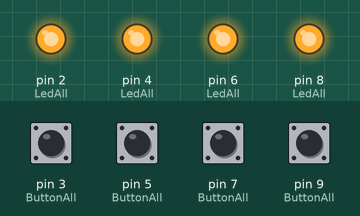
Simulated run of this sketch. Board: SparkFun Pro Micro, built with avr-gcc and run on an emulated ATmega32U4. Parts: output pins drawn as LEDs (lit = HIGH). Dashed ring = blinking. Inputs (shaded band) come from the test bench; at power-on: pin 3 (ButtonAll), pin 5 (ButtonAll), pin 7 (ButtonAll), pin 9 (ButtonAll) HIGH. USB keyboard and mouse output is not drawn.

Above: at 1.2 s.
1.3 s: pin 5 (ButtonAll) pulled LOW for 1 s
At 1.6 s:
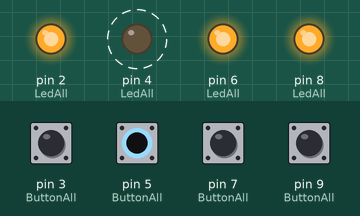
4.3 s: pin 3 (ButtonAll) pulled LOW for 0.15 s
At 5.71 s:
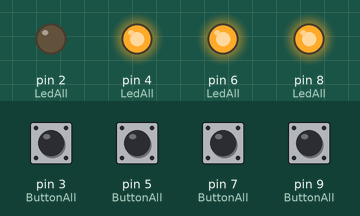
7.3 s: pin 7 (ButtonAll) pulled LOW for 0.15 s
At 7.6 s:
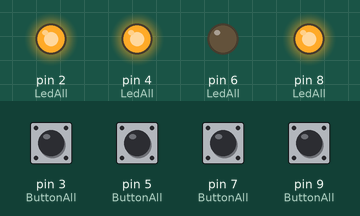
9.2 s: pin 9 (ButtonAll) pulled LOW for 0.15 s
At 9.5 s:
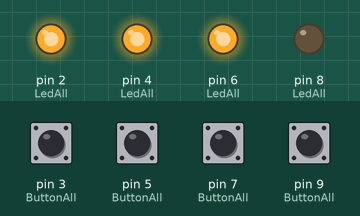
Timing chart, 0 to 12.1 s (numbered marks = the images above; inputs shaded):
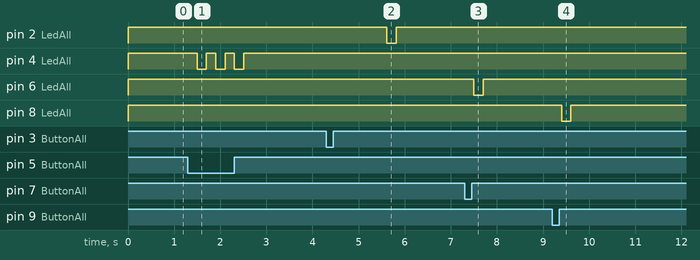

Measured:
- after the input at 1.3 s, pin 4 (LedAll): alternates HIGH for 0.20 s and LOW for 0.20 s, 6 changes in all, then stays HIGH, starting after 0.20 s
- after the input at 4.3 s, pin 2 (LedAll): HIGH → LOW after 1.3 s, → HIGH 0.20 s later
- after the input at 7.3 s, pin 6 (LedAll): HIGH → LOW after 0.20 s, → HIGH 0.20 s later
- after the input at 9.2 s, pin 8 (LedAll): HIGH → LOW after 0.20 s, → HIGH 0.20 s later

The sketch:

Macro_Keyboard-Model-MK_B4_LINE_PCB.ino
```cpp
#include <Keyboard.h> //ดึงการทำงานสำหรับจำรองKeyboard(คีบอร์ด)

//ค่าตัวแปรประเภทจำนวนเต็ม เพื่อใช้กำหนดรับค่าPIN(ขาต่างๆ)ของArduino Pro Micro Atmega32u4
int Button_1 = 3; //ตัวแปรButton_1 กำหนดให้มีค่าคือ3 เพื่อเตรียมกำหนดการรับค่าที่Pin(ขา)3 ในชุดคำสั่งต่อไป
int Button_2 = 5; //ตัวแปรButton_2 กำหนดให้มีค่าคือ5 เพื่อเตรียมกำหนดการรับค่าที่Pin(ขา)5 ในชุดคำสั่งต่อไป
int Button_3 = 7; //ตัวแปรButton_3 กำหนดให้มีค่าคือ7 เพื่อเตรียมกำหนดการรับค่าที่Pin(ขา)7 ในชุดคำสั่งต่อไป
int Button_4 = 9; //ตัวแปรButton_4 กำหนดให้มีค่าคือ9 เพื่อเตรียมกำหนดการรับค่าที่Pin(ขา)9 ในชุดคำสั่งต่อไป

//ค่าตัวแปรประเภทจำนวนเต็ม เพื่อใช้กำหนดการทำงานPIN(ขาต่างๆ)ของArduino Pro Micro Atmega32u4
int Led_1 = 2; //ตัวแปรLed_1 กำหนดให้มีค่าคือ2 เพื่อเตรียมกำหนดการทำงานที่Pin(ขา)2 ในชุดคำสั่งต่อไป
int Led_2 = 4; //ตัวแปรLed_2 กำหนดให้มีค่าคือ4 เพื่อเตรียมกำหนดการทำงานที่Pin(ขา)4 ในชุดคำสั่งต่อไป
int Led_3 = 6; //ตัวแปรLed_3 กำหนดให้มีค่าคือ6 เพื่อเตรียมกำหนดการทำงานที่Pin(ขา)6 ในชุดคำสั่งต่อไป
int Led_4 = 8; //ตัวแปรLed_4 กำหนดให้มีค่าคือ6 เพื่อเตรียมกำหนดการทำงานที่Pin(ขา)8 ในชุดคำสั่งต่อไป


//ตัวแปรArray(อาเรย์)ชื่อButtonAllขึ้นเพื่อเก็บรวบรวมButton_1-4(Button_1ถึง4)
int ButtonAll[] = {
  Button_1, Button_2, Button_3, Button_4
};

//ตัวแปรArray(อาเรย์)ชื่อLedAllขึ้นเพื่อเก็บรวบรวมLed_1-4(Led_1ถึง4)
int LedAll[] = {
  Led_1, Led_2, Led_3, Led_4
};

void setup() {
  //ตัวแปรจำนวนเต็มชื่อButtonCountเพื่อนับจำนวนข้อมูลที่เก็บไว้ในตัวแปรในArray(อาเรย์)ชื่อButtonAll
  int ButtonCount = sizeof(ButtonAll) / sizeof(int);
  //สร้างการวนซ้ำตามจำนวนที่ButtonCountนับได้
  for (int i = 0 ; i < ButtonCount ; i++) {
    pinMode(ButtonAll[i] , INPUT_PULLUP); //กำหนดให้ButtonAll[ตัวที่i]รับค่าจากการกดปุ่มโดยค่าเริ่มต้นเป็น1หกไม่มีการกดปุ่ม และมีค่าเป็น0หากมีการกดปุ่ม
  }

  //สร้างตัวแปรจำนวนเต็มชื่อLedCountเพื่อนับจำนวนข้อมูลที่เก็บไว้ในตัวแปรในArray(อาเรย์)ชื่อLedAll
  int LedCount = sizeof(LedAll) / sizeof(int);
  //สร้างการวนซ้ำตามจำนวนที่LedCountนับได้
  for (int i = 0 ; i < LedCount ; i++) {
    pinMode(LedAll[i] , OUTPUT); //กำหนดให้LedAll[ตัวที่i]แสดงผล แสดงยังไงกำหนดในชุดคำสั้งต่อไป
  }

  Keyboard.begin(); //เปิดการทำงานเพื่อจำลองKeyboard(คีบอร์ด)
}

void loop() {
  digitalWrite(LedAll[0], HIGH); //กำหนดให้LedAllตัวที่0 สว่าง
  digitalWrite(LedAll[1], HIGH); //กำหนดให้LedAllตัวที่1 สว่าง
  digitalWrite(LedAll[2], HIGH); //กำหนดให้LedAllตัวที่2 สว่าง
  digitalWrite(LedAll[3], HIGH); //กำหนดให้LedAllตัวที่3 สว่าง

  //ปุ่มที่1
  if (digitalRead(ButtonAll[0]) == LOW) //ถ้าปุ่มกดที่ButtonAllตัวที่0 มีค่าเป็น0 ให้ทำงาน
  {
    Keyboard.write(KEY_LEFT_GUI); //กดปุ่มWindow
    delay(400);
    Keyboard.print("https://www.youtube.com/channel/UCE5jveSfiagnMWhHdHtjLQQ"); //สั่งให้พิมพ์ตามในช่อง
    delay(400);
    Keyboard.write(KEY_RETURN); //กดปุ่มEnter
    delay(400);
    digitalWrite(LedAll[0], LOW); //กำหนดให้LedAllตัวที่0 ดับ
    delay(200);
    digitalWrite(LedAll[0], HIGH); //กำหนดให้LedAllตัวที่0 สว่าง
  }
  //ปุ่มที่2
  if (digitalRead(ButtonAll[1]) == LOW) //ถ้าปุ่มกดที่ButtonAllตัวที่1 มีค่าเป็น0 ให้ทำงาน
  {
    Keyboard.press(KEY_LEFT_CTRL); //กดปุ่มCTRLซ้ายค้างไว้
    Keyboard.write('v'); //กดปุ่มV
    delay(200);
    Keyboard.releaseAll(); //ถอนปุ่มที่กดค้างไว้ทั้งหมด
    digitalWrite(LedAll[1], LOW); //กำหนดให้LedAllตัวที่1 ดับ
    delay(200);
    digitalWrite(LedAll[1], HIGH); //กำหนดให้LedAllตัวที่1 สว่าง
  }
  //ปุ่มที่3
  if (digitalRead(ButtonAll[2]) == LOW) //ถ้าปุ่มกดที่ButtonAllตัวที่2 มีค่าเป็น0 ให้ทำงาน
  {
    Keyboard.press(KEY_LEFT_CTRL); //กดปุ่มCTRLซ้ายค้างไว้
    Keyboard.write('x'); //กดปุ่มX
    delay(200);
    Keyboard.releaseAll(); //ถอนปุ่มที่กดค้างไว้ทั้งหมด
    digitalWrite(LedAll[2], LOW); //กำหนดให้LedAllตัวที่2 ดับ
    delay(200);
    digitalWrite(LedAll[2], HIGH); //กำหนดให้LedAllตัวที่2 สว่าง
  }
  //ปุ่มที่4
  if (digitalRead(ButtonAll[3]) == LOW) //ถ้าปุ่มกดที่ButtonAllตัวที่3 มีค่าเป็น0 ให้ทำงาน
  {
    Keyboard.press(KEY_LEFT_CTRL); //กดปุ่มCTRLซ้ายค้างไว้
    Keyboard.write('z'); //กดปุ่มZ
    delay(200);
    Keyboard.releaseAll(); //ถอนปุ่มที่กดค้างไว้ทั้งหมด
    digitalWrite(LedAll[3], LOW); //กำหนดให้LedAllตัวที่3 ดับ
    delay(200);
    digitalWrite(LedAll[3], HIGH); //กำหนดให้LedAllตัวที่3 สว่าง
  }

}
```
